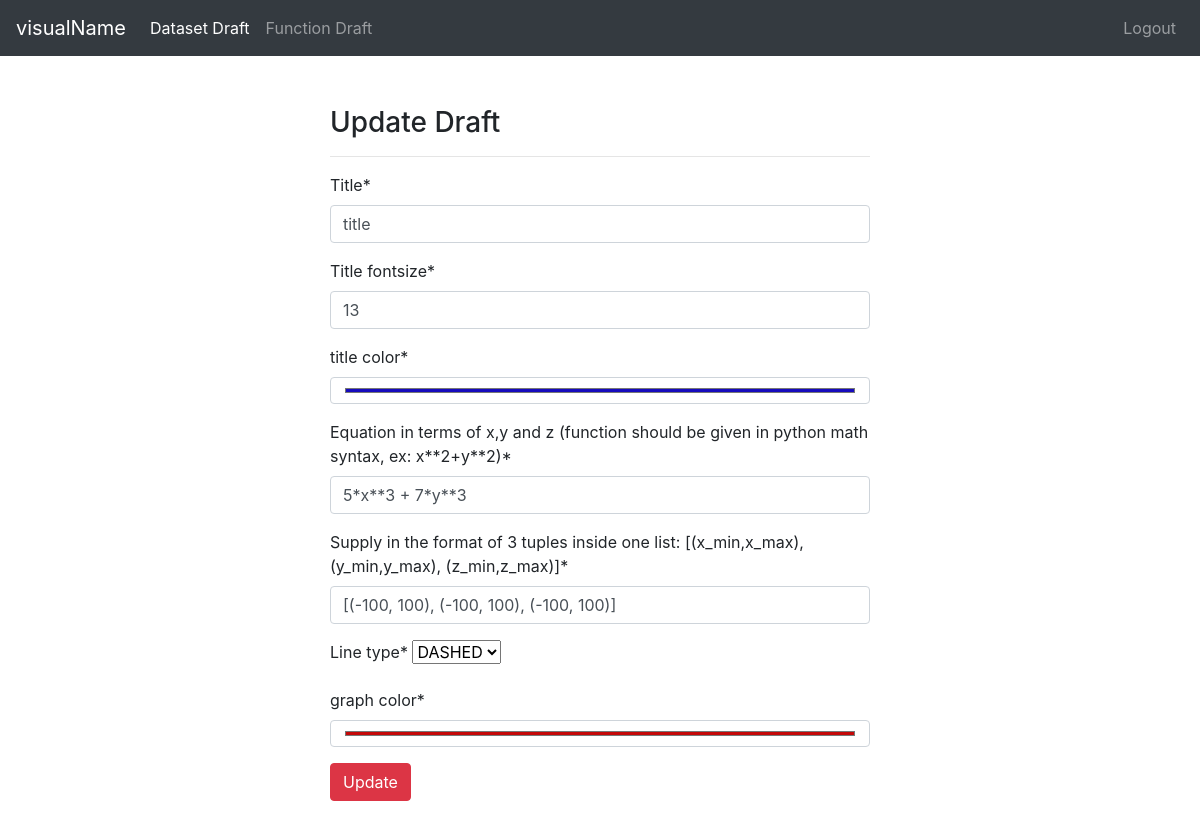
Before: /drafts/updateFunc/6 (signed in) with the older database file.
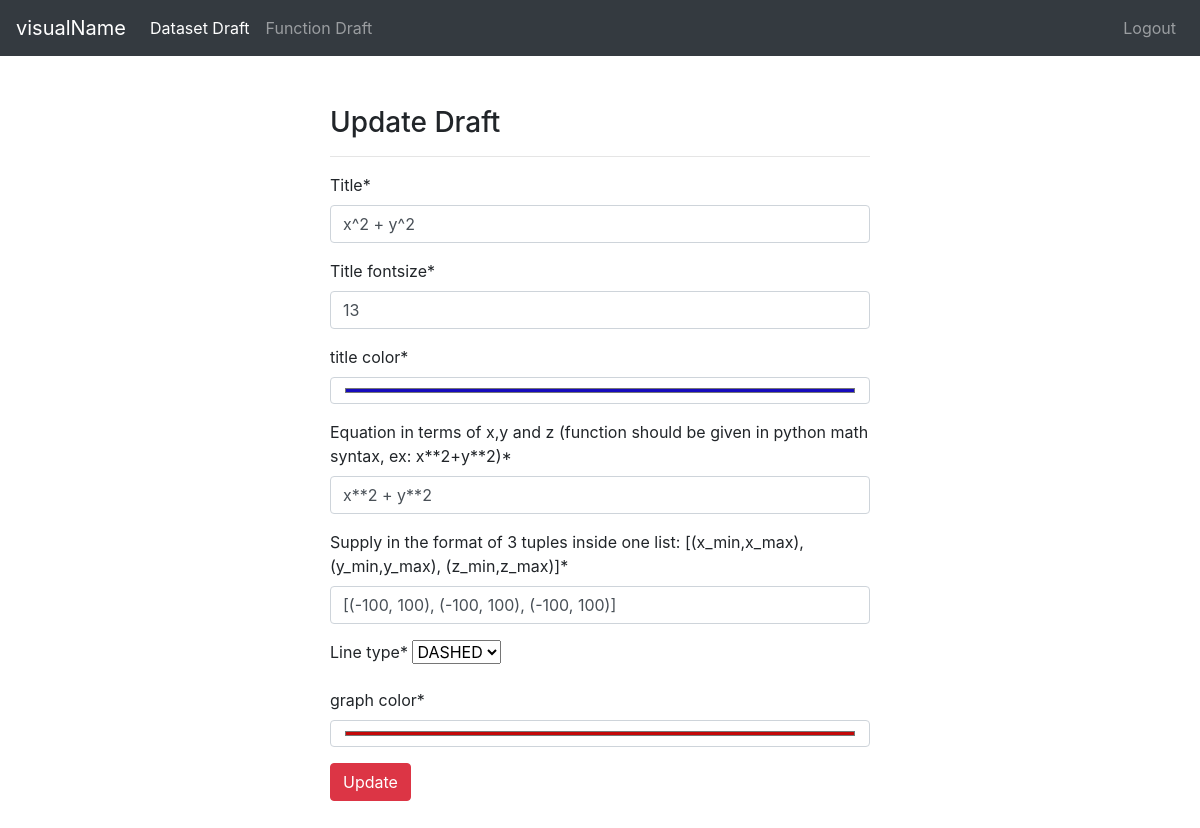
After: the same page with the newer database file.
### drafts/models.py (models this page shows, shortened)
class DraftFunc(models.Model):
    creator = models.ForeignKey("auth.User", on_delete=models.CASCADE)
    created_date = models.DateTimeField(auto_now_add=True)
    title = models.CharField(max_length=50, default="title")
    title_fontsize = models.IntegerField(default=13)
    title_color = ColorField(default='#000000')
    equation = models.CharField(max_length=50, verbose_name='Equation in terms of x,y and z (function should be given in python math syntax, ex: x**2+y**2)')
    range_of_func = models.CharField(default="[(-10, 10), (-10, 10), (-10, 10)]",max_length=50, verbose_name="supply in the format of 3 tuples inside one list: [(x_min,x_max), (y_min,y_max), (z_min,z_max)]")
    color = ColorField(default='#000000')
    line_type_choices = [
        ('dashed','DASHED'),
        ('dotted', 'DOTTED'),
    ]
    line_type = models.CharField(choices=line_type_choices, max_length=50)

### drafts/views.py (the view)
# urls.py: path('updateFunc/<int:id>', views.updateFunc, name='updateFuncDraft'),
@login_required(login_url="user:login")
def updateFunc(request, id):
    draft = get_object_or_404(DraftFunc, id=id)
    form = FuncForm(request.POST or None, instance=draft)
    if form.is_valid():
        draft = form.save(commit=False)
        draft.creator = request.user
        draft.save()
        messages.success(request, "Draft successfully updated.")
        return redirect("drafts:funcDraft")
    context = {
        "form":form
    }
    return render(request, "func/updateFuncDraft.html", context)

### drafts/forms.py
class FuncForm(forms.ModelForm):
    color = forms.CharField(label="graph color", max_length=7, widget=forms.TextInput(attrs={'type':'color'}))
    title_color = forms.CharField(label="title color", max_length=7, widget=forms.TextInput(attrs={'type':'color'}))
    class Meta:
        model = DraftFunc
        fields = ["title", "title_fontsize", "title_color", "equation", "range_of_func", "line_type", "color"]

### templates/func/updateFuncDraft.html (shortened to what this page needs)
{% extends 'layout.html' %}
{% block body %}
{% load crispy_forms_tags %}
<div class="row">
    <div class="col-md-6 offset-md-3">
        <h3>Update Draft</h3>
        <hr>
        <form enctype="multipart/form-data" method="post">
            {{ form|crispy }}
            <button type="submit" class="btn btn-danger">Update</button>
        </form>
    </div>
</div>
{% endblock body %}

Changed rows visible on the page:
changed DraftFunc "#160abd": title "title" → "x^2 + y^2"; equation "5*x**3 + 7*y**3" → "x**2 + y**2"
